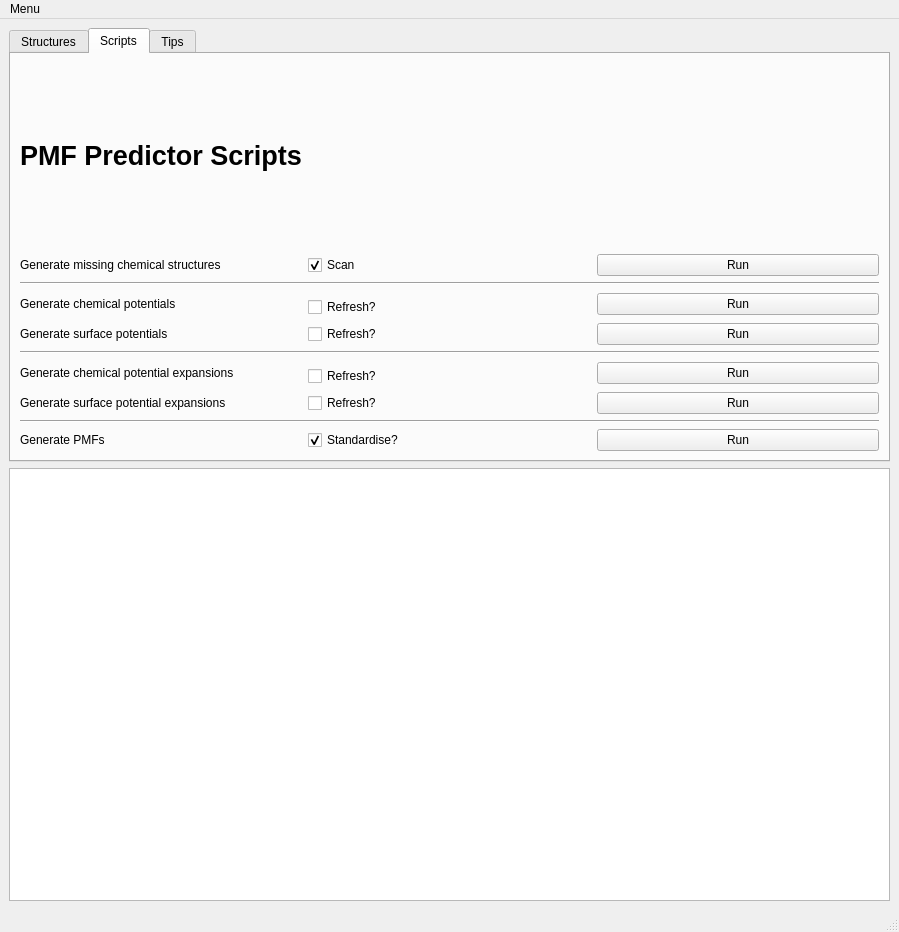
<?xml version="1.0" encoding="UTF-8"?>
<ui version="4.0">
 <class>MainWindow</class>
 <widget class="QMainWindow" name="MainWindow">
  <property name="geometry">
   <rect>
    <x>0</x>
    <y>0</y>
    <width>899</width>
    <height>932</height>
   </rect>
  </property>
  <property name="windowTitle">
   <string>PMFPredictor Toolkit</string>
  </property>
  <property name="windowIcon">
   <iconset>
    <normaloff>../../.designer/pmfp.ico</normaloff>../../.designer/pmfp.ico</iconset>
  </property>
  <widget class="QWidget" name="centralwidget">
   <layout class="QFormLayout" name="formLayout">
    <item row="0" column="0" colspan="2">
     <widget class="QTabWidget" name="tabWidget">
      <property name="currentIndex">
       <number>1</number>
      </property>
      <widget class="QWidget" name="tab_2">
       <attribute name="title">
        <string>Structures</string>
       </attribute>
       <layout class="QVBoxLayout" name="verticalLayout">
        <item>
         <layout class="QGridLayout" name="gridLayout_5">
          <item row="0" column="0">
           <widget class="QLabel" name="label_7">
            <property name="text">
             <string>&lt;html&gt;&lt;head/&gt;&lt;body&gt;&lt;p&gt;&lt;span style=&quot; font-size:20pt; font-weight:600;&quot;&gt;Surface from Charmm-GUI&lt;/span&gt;&lt;/p&gt;&lt;/body&gt;&lt;/html&gt;</string>
            </property>
           </widget>
          </item>
          <item row="0" column="1">
           <widget class="QLabel" name="label_14">
            <property name="text">
             <string>&lt;html&gt;&lt;head/&gt;&lt;body&gt;&lt;p&gt;&lt;span style=&quot; font-size:20pt; font-weight:600;&quot;&gt;Chemical from SMILES&lt;/span&gt;&lt;/p&gt;&lt;/body&gt;&lt;/html&gt;</string>
            </property>
           </widget>
          </item>
          <item row="1" column="0">
           <layout class="QGridLayout" name="gridLayout_2">
            <item row="0" column="0">
             <widget class="QLabel" name="label_8">
              <property name="text">
               <string>Download folder</string>
              </property>
             </widget>
            </item>
            <item row="0" column="1">
             <widget class="QLineEdit" name="text_newNPLocation">
              <property name="text">
               <string>newsurf-001</string>
              </property>
             </widget>
            </item>
            <item row="1" column="1">
             <widget class="QPushButton" name="button_FindNPDownloadFolder">
              <property name="text">
               <string>Find folder</string>
              </property>
             </widget>
            </item>
            <item row="2" column="0">
             <widget class="QLabel" name="label_9">
              <property name="text">
               <string>Surface ID</string>
              </property>
             </widget>
            </item>
            <item row="2" column="1">
             <widget class="QLineEdit" name="text_newNPName">
              <property name="text">
               <string>newsurf-001</string>
              </property>
             </widget>
            </item>
            <item row="3" column="0">
             <widget class="QLabel" name="label_11">
              <property name="text">
               <string>Shape</string>
              </property>
             </widget>
            </item>
            <item row="3" column="1">
             <widget class="QComboBox" name="cb_npShape">
              <item>
               <property name="text">
                <string>Plane</string>
               </property>
              </item>
              <item>
               <property name="text">
                <string>Cylinder</string>
               </property>
              </item>
             </widget>
            </item>
            <item row="4" column="0">
             <widget class="QLabel" name="label_12">
              <property name="text">
               <string>Source</string>
              </property>
             </widget>
            </item>
            <item row="4" column="1">
             <widget class="QComboBox" name="cb_npSource">
              <item>
               <property name="text">
                <string>SU (ions)</string>
               </property>
              </item>
              <item>
               <property name="text">
                <string>UCD (110/111)</string>
               </property>
              </item>
              <item>
               <property name="text">
                <string>SU (no ions)</string>
               </property>
              </item>
              <item>
               <property name="text">
                <string>UCD (100)</string>
               </property>
              </item>
             </widget>
            </item>
            <item row="5" column="0">
             <widget class="QLabel" name="label_13">
              <property name="text">
               <string>SSD type</string>
              </property>
             </widget>
            </item>
            <item row="5" column="1">
             <widget class="QComboBox" name="cb_npSSD">
              <item>
               <property name="text">
                <string>Fixed surface</string>
               </property>
              </item>
              <item>
               <property name="text">
                <string>Min z. dist</string>
               </property>
              </item>
              <item>
               <property name="text">
                <string>COM - slab width</string>
               </property>
              </item>
              <item>
               <property name="text">
                <string>Fixed (graphene-like)</string>
               </property>
              </item>
             </widget>
            </item>
           </layout>
          </item>
          <item row="1" column="1">
           <layout class="QFormLayout" name="formLayout_2">
            <item row="0" column="0">
             <widget class="QLabel" name="label_15">
              <property name="text">
               <string>Chemical ID</string>
              </property>
             </widget>
            </item>
            <item row="0" column="1">
             <widget class="QLineEdit" name="text_newChemID">
              <property name="text">
               <string>NEWCHEM</string>
              </property>
             </widget>
            </item>
            <item row="1" column="0">
             <widget class="QLabel" name="label_16">
              <property name="text">
               <string>Chemical SMILES</string>
              </property>
             </widget>
            </item>
            <item row="1" column="1">
             <widget class="QLineEdit" name="text_newChemSmiles">
              <property name="text">
               <string>CC</string>
              </property>
             </widget>
            </item>
            <item row="2" column="0">
             <widget class="QLabel" name="label_17">
              <property name="text">
               <string>Formal charge</string>
              </property>
             </widget>
            </item>
            <item row="2" column="1">
             <widget class="QSpinBox" name="spinBox_newChemCharge">
              <property name="minimum">
               <number>-5</number>
              </property>
              <property name="maximum">
               <number>5</number>
              </property>
             </widget>
            </item>
            <item row="3" column="0">
             <widget class="QLabel" name="label_18">
              <property name="text">
               <string>Description</string>
              </property>
             </widget>
            </item>
            <item row="3" column="1">
             <widget class="QLineEdit" name="text_newChemDesc">
              <property name="text">
               <string>a new chemical</string>
              </property>
             </widget>
            </item>
           </layout>
          </item>
          <item row="2" column="0">
           <widget class="QPushButton" name="button_buildNP">
            <property name="text">
             <string>Add Surface</string>
            </property>
           </widget>
          </item>
          <item row="2" column="1">
           <widget class="QPushButton" name="button_addChem">
            <property name="text">
             <string>Add Chemical</string>
            </property>
           </widget>
          </item>
         </layout>
        </item>
       </layout>
      </widget>
      <widget class="QWidget" name="tab">
       <attribute name="title">
        <string>Scripts</string>
       </attribute>
       <layout class="QGridLayout" name="gridLayout_3">
        <item row="1" column="0">
         <layout class="QGridLayout" name="gridLayout">
          <item row="2" column="2" rowspan="2">
           <widget class="QPushButton" name="button_runGenChemPot">
            <property name="text">
             <string>Run</string>
            </property>
           </widget>
          </item>
          <item row="10" column="0">
           <widget class="QLabel" name="label_6">
            <property name="text">
             <string>Generate PMFs</string>
            </property>
           </widget>
          </item>
          <item row="7" column="1">
           <widget class="QCheckBox" name="b_refreshHGChem">
            <property name="text">
             <string>Refresh?</string>
            </property>
            <property name="checked">
             <bool>false</bool>
            </property>
           </widget>
          </item>
          <item row="4" column="0">
           <widget class="QLabel" name="label_3">
            <property name="text">
             <string>Generate surface potentials</string>
            </property>
           </widget>
          </item>
          <item row="1" column="0" colspan="3">
           <widget class="Line" name="line">
            <property name="orientation">
             <enum>Qt::Horizontal</enum>
            </property>
           </widget>
          </item>
          <item row="8" column="2">
           <widget class="QPushButton" name="button_runHGESurf">
            <property name="text">
             <string>Run</string>
            </property>
           </widget>
          </item>
          <item row="3" column="1">
           <widget class="QCheckBox" name="b_refreshChemPot">
            <property name="text">
             <string>Refresh?</string>
            </property>
           </widget>
          </item>
          <item row="0" column="1">
           <widget class="QCheckBox" name="b_scanChem">
            <property name="text">
             <string>Scan</string>
            </property>
            <property name="checkable">
             <bool>true</bool>
            </property>
            <property name="checked">
             <bool>true</bool>
            </property>
           </widget>
          </item>
          <item row="0" column="2">
           <widget class="QPushButton" name="button_runAC">
            <property name="text">
             <string>Run</string>
            </property>
           </widget>
          </item>
          <item row="5" column="0" colspan="3">
           <widget class="Line" name="line_2">
            <property name="orientation">
             <enum>Qt::Horizontal</enum>
            </property>
           </widget>
          </item>
          <item row="6" column="0" rowspan="2">
           <widget class="QLabel" name="label_4">
            <property name="text">
             <string>Generate chemical potential expansions</string>
            </property>
           </widget>
          </item>
          <item row="8" column="0">
           <widget class="QLabel" name="label_5">
            <property name="text">
             <string>Generate surface potential expansions</string>
            </property>
           </widget>
          </item>
          <item row="10" column="2">
           <widget class="QPushButton" name="button_runPredict">
            <property name="text">
             <string>Run</string>
            </property>
           </widget>
          </item>
          <item row="8" column="1">
           <widget class="QCheckBox" name="b_refreshHGSurf">
            <property name="text">
             <string>Refresh?</string>
            </property>
            <property name="checked">
             <bool>false</bool>
            </property>
           </widget>
          </item>
          <item row="0" column="0">
           <widget class="QLabel" name="label">
            <property name="text">
             <string>Generate missing chemical structures</string>
            </property>
           </widget>
          </item>
          <item row="9" column="0" colspan="3">
           <widget class="Line" name="line_3">
            <property name="orientation">
             <enum>Qt::Horizontal</enum>
            </property>
           </widget>
          </item>
          <item row="4" column="2">
           <widget class="QPushButton" name="button_runGenSurfPot">
            <property name="text">
             <string>Run</string>
            </property>
           </widget>
          </item>
          <item row="4" column="1">
           <widget class="QCheckBox" name="b_refreshSurfPot">
            <property name="text">
             <string>Refresh?</string>
            </property>
           </widget>
          </item>
          <item row="6" column="2" rowspan="2">
           <widget class="QPushButton" name="button_runHGEChem">
            <property name="text">
             <string>Run</string>
            </property>
           </widget>
          </item>
          <item row="2" column="0" rowspan="2">
           <widget class="QLabel" name="label_2">
            <property name="text">
             <string>Generate chemical potentials</string>
            </property>
           </widget>
          </item>
          <item row="10" column="1">
           <widget class="QCheckBox" name="b_standardisePMF">
            <property name="text">
             <string>Standardise?</string>
            </property>
            <property name="checked">
             <bool>true</bool>
            </property>
           </widget>
          </item>
         </layout>
        </item>
        <item row="0" column="0">
         <widget class="QLabel" name="label_10">
          <property name="text">
           <string>&lt;html&gt;&lt;head/&gt;&lt;body&gt;&lt;p&gt;&lt;span style=&quot; font-size:20pt; font-weight:600;&quot;&gt;PMF Predictor Scripts&lt;/span&gt;&lt;/p&gt;&lt;/body&gt;&lt;/html&gt;</string>
          </property>
         </widget>
        </item>
       </layout>
      </widget>
      <widget class="QWidget" name="tab_3">
       <attribute name="title">
        <string>Tips</string>
       </attribute>
       <layout class="QGridLayout" name="gridLayout_4">
        <item row="0" column="0">
         <widget class="QLabel" name="label_19">
          <property name="text">
           <string>Scripts should usually be run starting from the top and working downwards, as this means everything is calculated in order.</string>
          </property>
         </widget>
        </item>
        <item row="1" column="0">
         <widget class="QLabel" name="label_20">
          <property name="text">
           <string>Unless you have a very good reason to change them, the check boxes should be left alone.</string>
          </property>
         </widget>
        </item>
        <item row="2" column="0">
         <widget class="QLabel" name="label_21">
          <property name="text">
           <string>Adding a surface generates the corresponding entry in SurfaceDefinitions and makes a structure file.</string>
          </property>
         </widget>
        </item>
        <item row="3" column="0">
         <widget class="QLabel" name="label_24">
          <property name="text">
           <string>--The folder has to be the base directory, not the GROMACS subfolder. Usually charmm-gui-XXXXXXXXXX</string>
          </property>
         </widget>
        </item>
        <item row="4" column="0">
         <widget class="QLabel" name="label_22">
          <property name="text">
           <string>Adding a chemical adds the entry to ChemicalDefinitions but doesn't make the structure automatically</string>
          </property>
         </widget>
        </item>
        <item row="5" column="0">
         <widget class="QLabel" name="label_23">
          <property name="text">
           <string>--Running the script to generate missing chemical structures batch-processes these, or you can manually add one.</string>
          </property>
         </widget>
        </item>
       </layout>
      </widget>
     </widget>
    </item>
    <item row="1" column="0" colspan="2">
     <widget class="QTextEdit" name="textEdit">
      <property name="readOnly">
       <bool>true</bool>
      </property>
     </widget>
    </item>
   </layout>
  </widget>
  <widget class="QMenuBar" name="menubar">
   <property name="geometry">
    <rect>
     <x>0</x>
     <y>0</y>
     <width>899</width>
     <height>22</height>
    </rect>
   </property>
   <widget class="QMenu" name="menuMenu">
    <property name="title">
     <string>Menu</string>
    </property>
    <addaction name="actionClose"/>
   </widget>
   <addaction name="menuMenu"/>
  </widget>
  <widget class="QStatusBar" name="statusbar"/>
  <action name="actionClose">
   <property name="text">
    <string>Close</string>
   </property>
  </action>
 </widget>
 <resources/>
 <connections/>
</ui>
